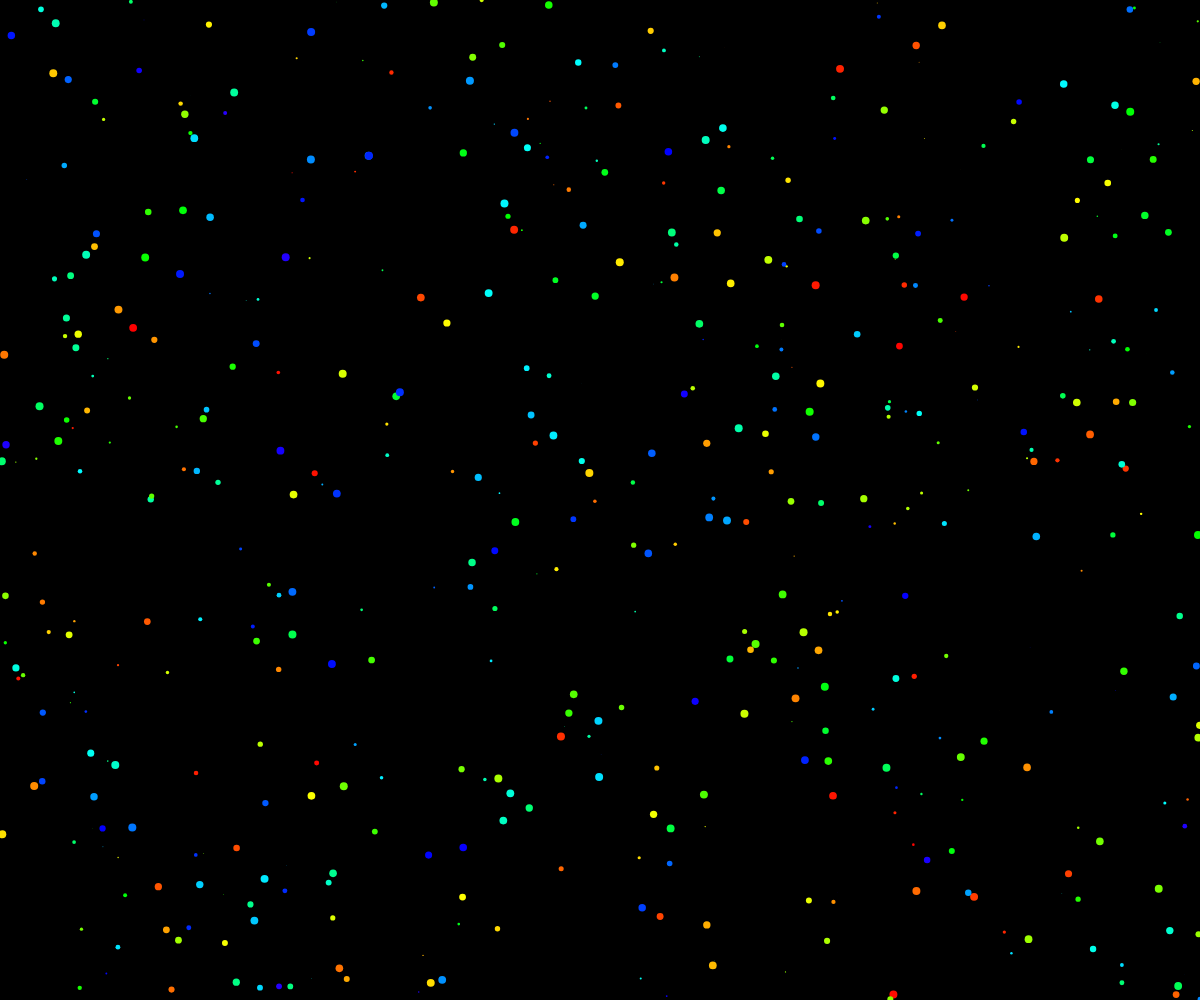
Frame 1 (no input)
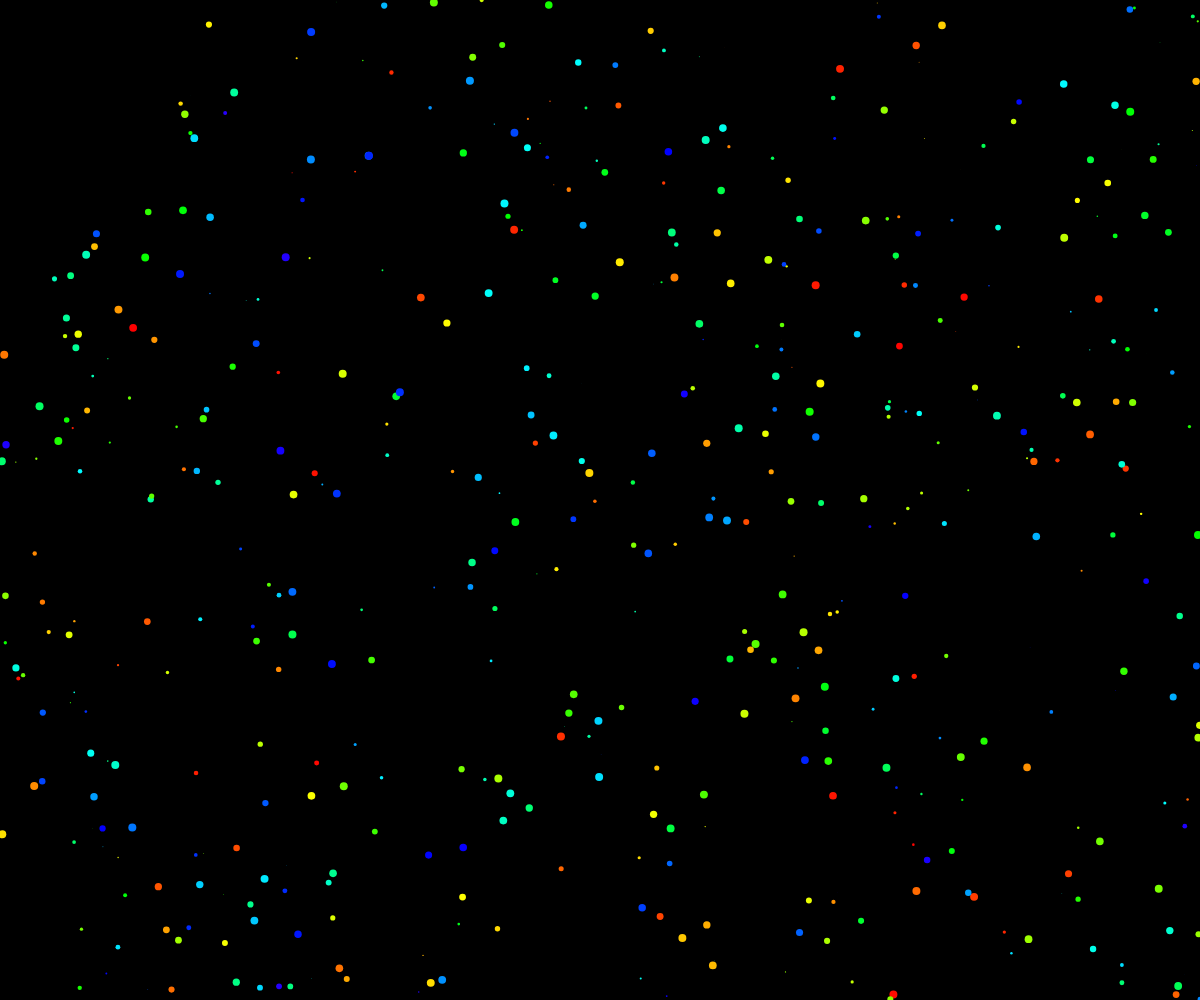
Frame 60 (no input)
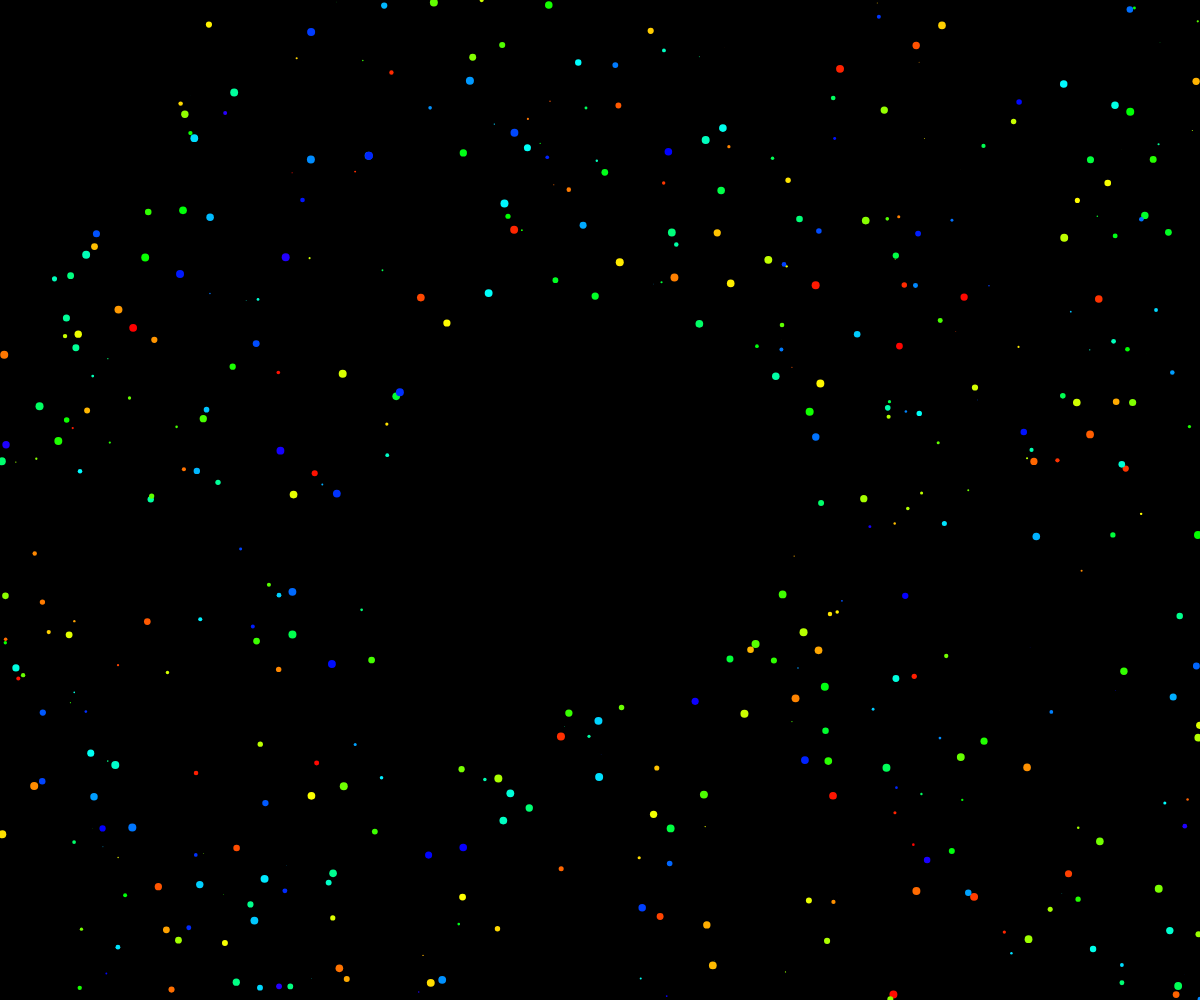
Frame 120 (the mouse pressed at the canvas centre since frame 60)

The p5.js sketch that drew these frames (run headless with seeded random() and noise() and a simulated clock; from frame 60 on, the mouse is pressed at the canvas centre):

// p5.js sketch
// ── sketch.js
var stars= []; var starstwo = []; var starsthree = [];
var x,y; var i=0; 

function setup(){
  createCanvas(windowWidth,windowHeight);
  background(0);
  colorMode(HSB);

  for(var n = 0; n < 500; n++){   
    var col=n%250;    
    var r= sin(n) * 8;
    var x = random(0,width); 
    var y = random(0,height);
    stars[n] = new Star(x,y,col,r);
  }

  for(var n = 0; n < 500; n++){   
    var col=n%250;    
    var r= sin(n) * 8;
    var x = random(-width/2,width/2); 
    var y = random(-height/2,height/2);
    starstwo[n] = new Star(x,y,col,r);
  }

  //havent use this part yet
  for(var n = 0; n < 500; n++){   
    var col=n%250;    
    var r= sin(n) * 8;
    var x = random(0,width); 
    var y = random(0,height);
    starsthree[n] = new Star(x,y,col,r);
  }
  
}

function draw(){
  background(0);
  var mouse = createVector(mouseX,mouseY)
  var flag = true;

  for(var n = 0; n<stars.length; n++){
    var s = stars[n];
    s.show();
    s.scatter(mouse);    //move your mouse to erase every dots!
    s.update();    

    if (s.pos.x>0 && s.pos.y>0 && s.pos.x<width && s.pos.y<height){
      flag = false;
    }
  }


  // erase every dots, and then new thing will show!!
  if (flag == true){

    for(var n = 0; n<500; n++){
      push()
      translate(width/2,height/2);
      var rot = map(mouseX, 0, width,-1,1);
      rotate(rot * frameCount/200)        
      var t = starstwo[n];
      t.show();
      let target = createVector((n * sin(n) ), (n * cos(n) ));
      t.arrive(target);
      t.update();
      pop()

      //press mouse to attract the dots
      if(mouseIsPressed){
        var mouse = createVector(mouseX,mouseY)
        var center = createVector(width/2,height/2)
        var tar = p5.Vector.sub(center,mouse)
        t.arrive(tar);
      }

      // press key space to see random dots flying
      if(keyIsPressed && key ==' '){
        t.pos = createVector(random(-width/2,width/2),random(-height/2,height/2))
      }
     

    }

    //a pattern orbiting like planets
    planet();


  }


  //this part is useless now..
  if (keyIsPressed && key ==' '){
    for(var n = 0; n<starsthree.length;n++){
      var h = starsthree[n];
      h.show();
    }
  }


}


function planet(){
  var colorfrom = color(312,75,87,100);
  var colorto = color(55,75,87,100);
  var interval = map(mouseX/5,0,width,0,5);
  var lerpedcol = lerpColor(colorfrom,colorto,interval, .33);
  var x = 0.5;   
  while(x<30){
    fill(lerpedcol);
    noStroke();
    translate(width/2,height/2);
    var rot = map(mouseX, 0, width,1,-1);
    rotate(rot*frameCount/800);
    scale(x*0.1);
    ellipse (mouseX/60,x*3,20,20); 
    x = x +0.5;
  }
}





class Star{
  constructor(x,y,col,r){
    this.pos= createVector(x, y);
    this.col=col;
    this.r=r;
    this.vel= createVector();
    this.acc= createVector();
    this.target = createVector();
    this.maxspeed = 10;
    this.maxforce = 7;
  }
  
  show(){
  fill(this.col,100,100);
  noStroke();
  ellipse(this.pos.x,this.pos.y,this.r,this.r)
  }
  
  
  scatter(target){
  var desired = p5.Vector.sub(this.pos,target);
  var d = desired.mag();
  if(d<200){
      var m = map(d, 0, 100, 0, this.maxspeed);
      desired.setMag(m);
    var steer = p5.Vector.sub(desired, this.vel);
    steer.limit(this.maxforce); // Limit to maximum steering force
    this.applyForce(steer);
  }
  }
  
  applyForce(f){
    this.acc.add(f);
    //this.acc.setMag(2.0);
  }
  
  update(){
    this.vel.add(this.acc);
    this.pos.add(this.vel);
    this.acc.mult(0);
  }


  arrive(target){ 
    var desired = p5.Vector.sub(target, this.pos); // A vector pointing from the location to the target
    var d = desired.mag();
    // Scale with arbitrary damping within 100 pixels
    if (d < 100) {
      var m = map(d, 0, 100, 0, this.maxspeed);
      desired.setMag(m);
    } else {
      desired.setMag(this.maxspeed);
    }
    var steer = p5.Vector.sub(desired, this.vel);
    steer.limit(this.maxforce); // Limit to maximum steering force
    this.applyForce(steer);
  }


  
  

  
}
